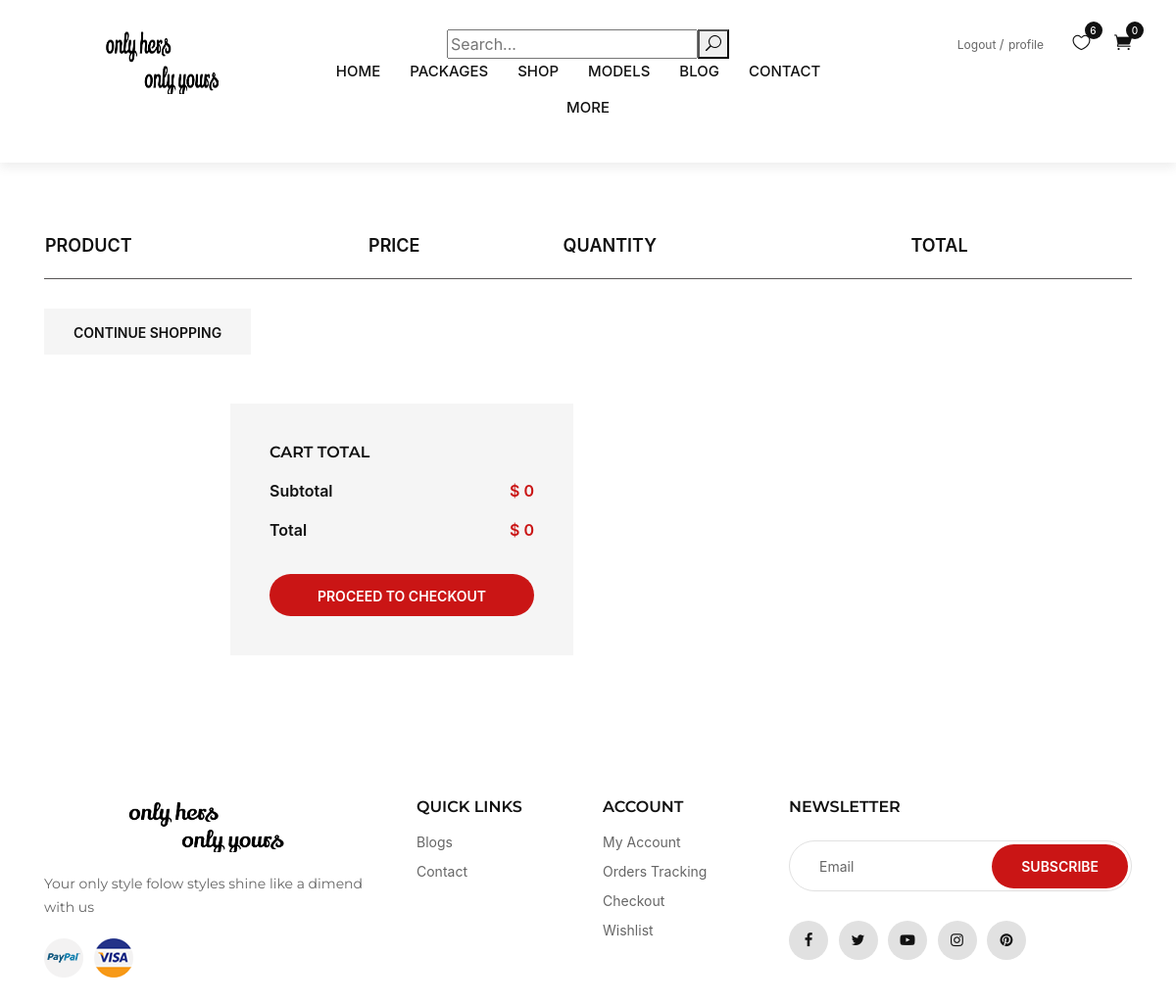
The page /cart/ (signed in) on the database as committed earlier.
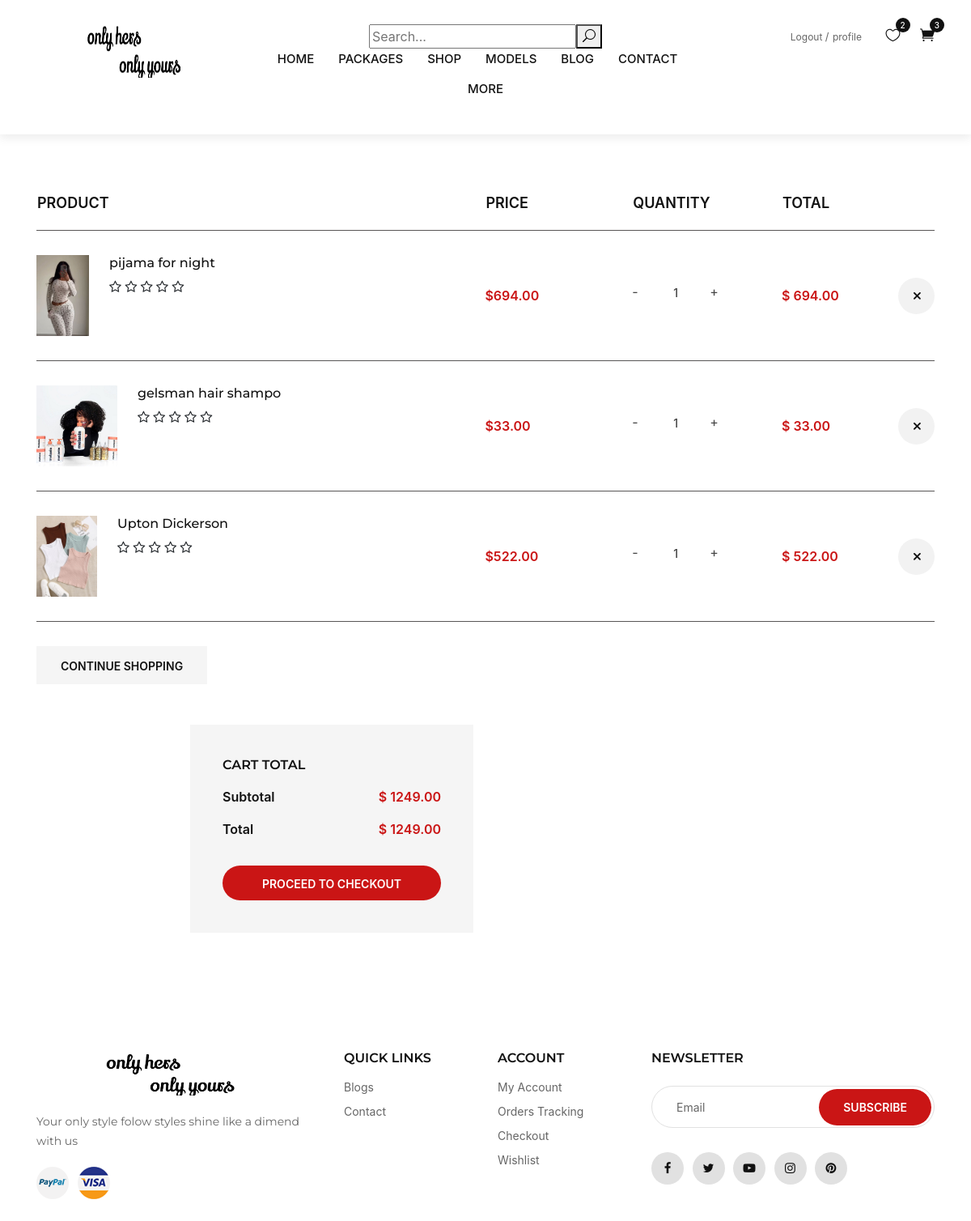
The same page on the database as committed later.
### base/models.py (models this page shows)
class CartProduct(models.Model):
    cart = models.ForeignKey(Cart, on_delete=models.CASCADE)
    product = models.ForeignKey(Product, on_delete=models.CASCADE,)
    quantity = models.PositiveIntegerField(default=1)

class Product(models.Model):
    pro_id = ShortUUIDField(unique=True, length=15, max_length=20, alphabet='0123456789ABCDEFGHIJKLMNOPQRSTUVWXYZ', primary_key=True, editable=False, prefix='pro')
    name = models.CharField(max_length=30)
    Category = models.ForeignKey('Category', on_delete=models.SET_NULL, blank=True, null=True)
    sub_Category = models.ForeignKey('SubCategory', on_delete=models.SET_NULL, blank=True, null=True,)
    display_image = models.ImageField(upload_to=get_product_upload_path)
    deatail_image = models.OneToOneField('ProductImage', on_delete=models.SET_NULL, blank=True, null=True, related_name='detail_product')
    new_price = models.DecimalField(max_digits=10, decimal_places=2)
    old_price = models.DecimalField(max_digits=10, decimal_places=2, null = True, blank = True)
    description = models.TextField()
    percentage_discount = models.DecimalField(max_digits=5, decimal_places=2, null = True, blank = True)
    created_at = models.DateTimeField(auto_now_add=True)
    updated_at = models.DateTimeField(auto_now=True)
    tag = models.ManyToManyField('Tag', blank=True)
    label = models.CharField(max_length=30, null = True, blank = True)
    in_stock = models.BooleanField(default=False)
    Tranding = models.BooleanField(default=False)
    Hot = models.BooleanField(default=False)
    rating = models.ForeignKey('Review', on_delete=models.SET_NULL, blank=True, null=True, related_name='rated_products')
    infulancer = models.ForeignKey('userauths.User', on_delete=models.SET_NULL, blank=True, null=True)

### base/views.py (the view)
# urls.py: path('cart/', views.cart, name='cart-page'),
def cart(request):
    if request.method == 'POST':
        product_id = request.POST.get('pro_id')
        quantity = request.POST.get('quantity')
        try:
            cart = Cart.objects.get(user=request.user)
            product = Product.objects.get(id=product_id)
            cart_product = CartProduct.objects.get(cart=cart, product=product)
            cart_product.quantity = int(quantity)
            cart_product.save()
            new_total = cart_product.quantity * product.price
            return JsonResponse({'new_total': new_total})
        except (Cart.DoesNotExist, Product.DoesNotExist, CartProduct.DoesNotExist):
            raise Http404("Cart, product or cart product not found")
    else:
        try:
            if request.user.is_authenticated:
                cart = Cart.objects.get(user=request.user)
                cart_products = CartProduct.objects.filter(cart=cart)
                total = sum(pro.product.new_price * pro.quantity for pro in cart_products)
                context = {
                    'cart_products': cart_products,
                    'range_1_6': range(1, 6),
                    'total': total
                }
                return render(request, 'base/cart.html', context)
            else:
                return redirect('userauths:login-page')
        except Cart.DoesNotExist:
            raise Http404("Cart not found")

### base/templatetags/my_custom_tags.py (called while the page is built)
@register.filter
def multiply(value, arg):
    return value * arg

@register.filter
def is_supermodel(user):
    try:
        return hasattr(user, 'supermodel') and user.supermodel is not None
    except user.DoesNotExist:
        return False

### templates/base/cart.html (shortened to what this page needs)
{% extends "base.html" %}
{% load static %}
{% block page_content %}
{% load my_custom_tags %}
<section class="shop-cart spad">
    <div class="container">
        <div class="row">
            <div class="col-lg-12">
                <div class="shop__cart__table">
                    <table>
                        <thead>
                            <tr>
                                <th>Product</th>
                                <th>Price</th>
                                <th>Quantity</th>
                                <th>Total</th>
                                <th></th>
                            </tr>
                        </thead>
                        <tbody>
                        {% for pro in cart_products %}
                          <tr id="product-row-{{ pro.product.pro_id }}">
                            <td class="cart__product__item">
                              <img src="{{ pro.product.display_image.url }}" alt="" style="max-width: 100px; max-height: 100px;">                                <h6>{{ pro.product.name }}</h6>
                                <div class="rating">
                                  {% for i in range_1_6 %}
                                    {% if i <= pro.product.rating %}
                                      <i class="fa fa-star"></i>
                                    {% else %}
                                      <i class="fa fa-star-o"></i>
                                    {% endif %}
                                  {% endfor %}
                                </div>
                              </div>
                              <td class="cart__price">${{ pro.product.new_price }}</td>
                                    <td class="cart__quantity">
                                  <div class="pro-qty">
                                    <a class="dec qtybtn" href="{% url 'base:adjust_cart-page' pro.product.pro_id 'subtract' %}">-</a>
                                    <input type="text" value="{{ pro.quantity }}" readonly>
                                    <a class="inc qtybtn" href="{% url 'base:adjust_cart-page' pro.product.pro_id 'add' %}">+</a>
                                  </div>
                              <td class="cart__total">$ {{ pro.quantity|multiply:pro.product.new_price }}</td>
                              <td class="cart__close">
                                <span class="icon_close" data-pro-id="{{ pro.product.pro_id }}" data-url="{% url 'base:remove_from_cart-page' pro.product.pro_id %}"></span>
                              </td>
                        {% endfor %}
                        </tbody>
                    </table>
                </div>
            </div>
        </div>
        <div class="row">
            <div class="col-lg-6 col-md-6 col-sm-6">
                <div class="cart__btn">
                    <a href="#">Continue Shopping</a>
                </div>
            </div>
        </div>
        <div class="row">
          <div class="col-lg-4 offset-lg-2">
            <div class="cart__total__procced">
              <h6>Cart total</h6>
              <ul>
                <li>Subtotal <span>$ {{ total }}</span></li>
                <li>Total <span>$ {{ total }}</span></li>
              </ul>
              <a href="{% url "base:product_order-page" %}" class="primary-btn">Proceed to checkout</a>
            </div>
          </div>
        </div>
</section>
{% endblock page_content %}

### templates/base.html (shortened to what this page needs)
{% load static %}
{% load my_custom_tags %}
<!DOCTYPE html>
<html lang="en">
<head>
    <head>
        <link rel="stylesheet" href="{% static 'css/bootstrap.min.css' %}" type="text/css">
        <link rel="stylesheet" href="{% static 'css/font-awesome.min.css' %}" type="text/css">
        <link rel="stylesheet" href="{% static 'css/elegant-icons.css' %}" type="text/css">
        <link rel="stylesheet" href="{% static 'css/jquery-ui.min.css' %}" type="text/css">
        <link rel="stylesheet" href="{% static 'css/magnific-popup.css' %}" type="text/css">
        <link rel="stylesheet" href="{% static 'css/owl.carousel.min.css' %}" type="text/css">
        <link rel="stylesheet" href="{% static 'css/slicknav.min.css' %}" type="text/css">
        <link rel="stylesheet" href="{% static 'css/style.css' %}" type="text/css">
        <link rel="stylesheet" href="{% static 'css/profile.css' %}" type="text/css">
        <link rel="stylesheet" href="https://stackpath.bootstrapcdn.com/bootstrap/4.3.1/css/bootstrap.min.css">
    </head>
</head>
<body>
    <header class="header">
        <div class="container-fluid">
            <div class="row">
                <div class="col-xl-3 col-lg-2">
                    <div class="header__logo">
                        <a href="{% url 'base:home-page' %}"><img src="{% static 'img/logo.png' %}" height="70" alt="logo"></a>
                    </div>
                </div>
                <div class="col-xl-6 col-lg-7">
                    <nav class="header__menu">
                        <form class="full-width-form" method="get" action="{% url 'base:search-page' %}">
                            <input type="text" name="q" placeholder="Search...">
                            <button type="submit"><span class="icon_search search-switch"></span></button>
                        </form>
                        <ul>
                            <li class="{% if request.resolver_match.url_name == 'home-page' %}active{% endif %}"><a href="{% url 'base:home-page' %}">Home</a></li>
                            <li class="{% if request.resolver_match.url_name == 'packages-page' %}active{% endif %}"><a href="{% url 'base:packages-page' %}">Packages</a></li>
                            <li class="{% if request.resolver_match.url_name == 'shop-page' %}active{% endif %}"><a href="{% url 'base:shop-page' %}">Shop</a></li>
                            <li class="{% if request.resolver_match.url_name == 'supermodel-page' %}active{% endif %}"><a href="{% url 'base:supermodel-page' %}">Models</a></li>
                            <li class="{% if request.resolver_match.url_name == 'blog-page' %}active{% endif %}"><a href="{% url 'base:blog-page' %}">Blog</a></li>
                            <li class="{% if request.resolver_match.url_name == 'contact-page' %}active{% endif %}"><a href="{% url 'base:contact-page' %}">Contact</a></li>
                            <li><a href="#">More</a>
                            </li>
                        </ul>
                    </nav>
                </div>
                <div class="col-lg-3">
                    <div class="header__right">
                        <div class="header__right__auth">
                        {% if user.is_authenticated %}
                            <a href="{% url 'userauths:logout-page' %}">Logout</a>
                            <a href="{% url 'base:profile-page' %}">profile</a>
                        {% else %}
                            <a href="{% url 'userauths:login-page' %}">Login/Register</a>
                        {% endif %}
                        </div>
                        <ul class="header__right__widget">
                        {% if user.is_authenticated %}
                            <li><a href="{% url 'base:wishlist-page'%}"><span class="icon_heart_alt"></span>
                                <div class="tip" id="wishlist-count">{{ wishlist_count }}</div>
                            </a></li>
                            <li><a href="{% url 'base:cart-page' %}"><span class="icon_cart"></span>
                                <div class="tip" id="cart-count">{{ all_cart_count }}</div>
                            </a></li>
                        {% endif %}
                        </ul>
                    </div>
                </div>
            </div>
        </div>
</header>
{% block page_content %}{% endblock page_content %}
    <footer class="footer">
        <div class="container">
            <div class="row">
                <div class="col-lg-4 col-md-6 col-sm-7">
                    <div class="footer__about">
                        <div class="footer__logo">
                            <a href="{% url 'base:home-page' %}"><img src="{% static 'img/logo.png' %}" alt=""></a>
                        </div>
                        <p>Your only style folow styles shine like a dimend with us</p>
                        <div class="footer__payment">
                            <a href="#"><img src="{% static 'img/payment-4.png' %}" alt=""></a>
                            <a href="#"><img src="{% static 'img/payment-2.png' %}" alt=""></a>
                        </div>
                    </div>
                </div>
                <div class="col-lg-2 col-md-3 col-sm-5">
                    <div class="footer__widget">
                        <h6>Quick links</h6>
                        <ul>
                            <li><a href={% url 'base:blog-page'%}>Blogs</a></li>
                            <li><a href="{% url "base:contact-page" %}">Contact</a></li>
                        </ul>
                    </div>
                </div>
                <div class="col-lg-2 col-md-3 col-sm-4">
                    <div class="footer__widget">
                        <h6>Account</h6>
                        <ul>
                            <li><a href="{% url "base:profile-page" %}">My Account</a></li>
                            <li><a href="{% url "base:profile-page" %}">Orders Tracking</a></li>
                            <li><a href="{% url "base:product_order-page" %}">Checkout</a></li>
                            <li><a href="{% url "base:wishlist-page" %}">Wishlist</a></li>
                        </ul>
                    </div>
                </div>
                <div class="col-lg-4 col-md-8 col-sm-8">
                    <div class="footer__newslatter">
                        <h6>NEWSLETTER</h6>
                        <form action="#">
                            <input type="text" placeholder="Email">
                            <button type="submit" class="site-btn">Subscribe</button>
                        </form>
                        <div class="footer__social">
                            <a href="#"><i class="fa fa-facebook"></i></a>
                            <a href="#"><i class="fa fa-twitter"></i></a>
                            <a href="#"><i class="fa fa-youtube-play"></i></a>
                            <a href="#"><i class="fa fa-instagram"></i></a>
                            <a href="#"><i class="fa fa-pinterest"></i></a>
                        </div>
                    </div>
                </div>
            </div>
    </footer>
</body>
</html>

Rows that differ between the two databases and show on the page:
added CartProduct: product.display_image (picture), product.name "pijama for night", product.new_price "694.00", quantity "1", quantity|multiply "694.00"
added CartProduct: product.display_image (picture), product.name "gelsman hair shampo", product.new_price "33.00", quantity "1", quantity|multiply "33.00"
added CartProduct: product.display_image (picture), product.name "Upton Dickerson", product.new_price "522.00", quantity "1", quantity|multiply "522.00"
Other text that changed with them:
{{ wishlist_count }}: "6" → "2"
{{ all_cart_count }}: "0" → "3"
{{ total }}: "0" → "1249.00"
